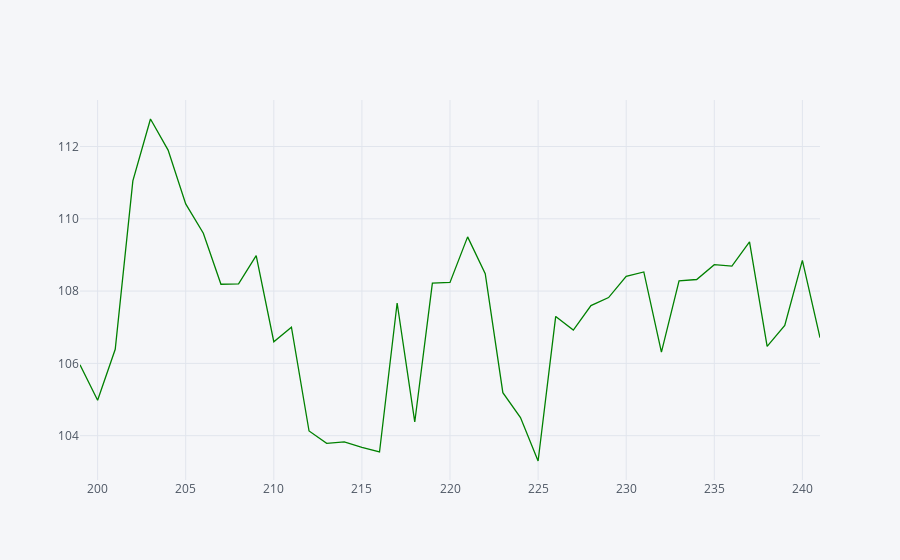
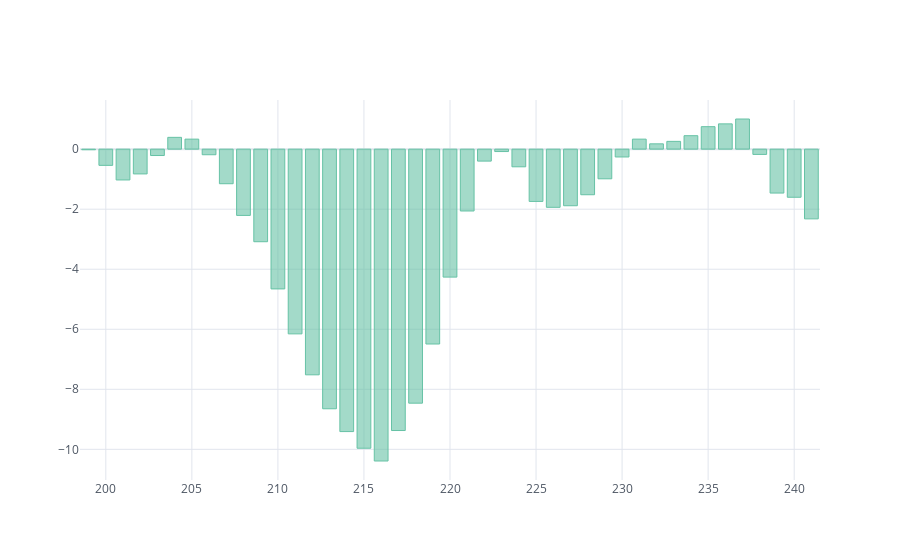

These figures' notebook cell, in order:
### Code cell
kr_cumsum = kr[knot:].cumsum()
import matplotlib.pyplot as plt
fig, axes = plt.subplots(3,1)
sdf[['kdjd','kdjj']][knot:].plot(ax=axes[0],figsize=(20,5),  grid=True, alpha=0.7, kind='line')
sdf.close[knot:].iplot(ax=axes[1], kind='line', color='green')
# kr_cumsum.plot(ax=axes[2],figsize=(20,5),  grid=True, alpha=0.7, color='blue',kind='bar')
kr_cumsum.iplot(ax=axes[1],theme = "white",colorscale="Set2",kind='bar',fill="Set2")

### Figure 1 — Plotly figure (JSON) as saved in the notebook; plotly's stock layout.template omitted (floating-point values rounded to 4 significant figures)
{"data": [{"line": {"color": "rgba(0, 128, 0, 1.0)", "dash": "solid", "shape": "linear", "width": 1.3}, "mode": "lines", "name": "close", "text": "", "type": "scatter", "x": [199, 200, 201, 202, 203, 204, 205, 206, 207, 208, 209, 210, 211, 212, 213, 214, 215, 216, 217, 218, 219, 220, 221, 222, 223, 224, 225, 226, 227, 228, 229, 230, 231, 232, 233, 234, 235, 236, 237, 238, 239, 240, 241], "y": [106.0, 105.0, 106.4, 111.0, 112.8, 111.9, 110.4, 109.6, 108.2, 108.2, 109.0, 106.6, 107, 104.1, 103.8, 103.8, 103.7, 103.5, 107.7, 104.4, 108.2, 108.2, 109.5, 108.5, 105.2, 104.5, 103.3, 107.3, 106.9, 107.6, 107.8, 108.4, 108.5, 106.3, 108.3, 108.3, 108.7, 108.7, 109.4, 106.5, 107.0, 108.8, 106.7]}], "layout": {"legend": {"bgcolor": "#F5F6F9", "font": {"color": "#4D5663"}}, "paper_bgcolor": "#F5F6F9", "plot_bgcolor": "#F5F6F9", "title": {"font": {"color": "#4D5663"}}, "xaxis": {"gridcolor": "#E1E5ED", "showgrid": true, "tickfont": {"color": "#4D5663"}, "title": {"font": {"color": "#4D5663"}, "text": ""}, "zerolinecolor": "#E1E5ED"}, "yaxis": {"gridcolor": "#E1E5ED", "showgrid": true, "tickfont": {"color": "#4D5663"}, "title": {"font": {"color": "#4D5663"}, "text": ""}, "zerolinecolor": "#E1E5ED"}}}

### Figure 2 — Plotly figure (JSON) as saved in the notebook; plotly's stock layout.template omitted (floating-point values rounded to 4 significant figures)
{"data": [{"marker": {"color": "rgba(102, 194, 165, 0.6)", "line": {"color": "rgba(102, 194, 165, 1.0)", "width": 1}}, "name": "None", "orientation": "v", "text": "", "type": "bar", "x": [199, 200, 201, 202, 203, 204, 205, 206, 207, 208, 209, 210, 211, 212, 213, 214, 215, 216, 217, 218, 219, 220, 221, 222, 223, 224, 225, 226, 227, 228, 229, 230, 231, 232, 233, 234, 235, 236, 237, 238, 239, 240, 241], "y": [-0.01962, -0.5392, -1.026, -0.8247, -0.2117, 0.3939, 0.3346, -0.1855, -1.152, -2.207, -3.084, -4.656, -6.153, -7.518, -8.649, -9.409, -9.964, -10.39, -9.374, -8.462, -6.491, -4.263, -2.059, -0.3976, -0.07962, -0.5872, -1.741, -1.937, -1.885, -1.518, -0.9872, -0.2599, 0.3342, 0.178, 0.2597, 0.449, 0.7494, 0.8434, 1.005, -0.1746, -1.462, -1.602, -2.322]}], "layout": {"legend": {"bgcolor": "#FFFFFF", "font": {"color": "#4D5663"}}, "paper_bgcolor": "#FFFFFF", "plot_bgcolor": "#FFFFFF", "title": {"font": {"color": "#4D5663"}}, "xaxis": {"gridcolor": "#E1E5ED", "showgrid": true, "tickfont": {"color": "#4D5663"}, "title": {"font": {"color": "#4D5663"}, "text": ""}, "zerolinecolor": "#E1E5ED"}, "yaxis": {"gridcolor": "#E1E5ED", "showgrid": true, "tickfont": {"color": "#4D5663"}, "title": {"font": {"color": "#4D5663"}, "text": ""}, "zerolinecolor": "#E1E5ED"}}}
